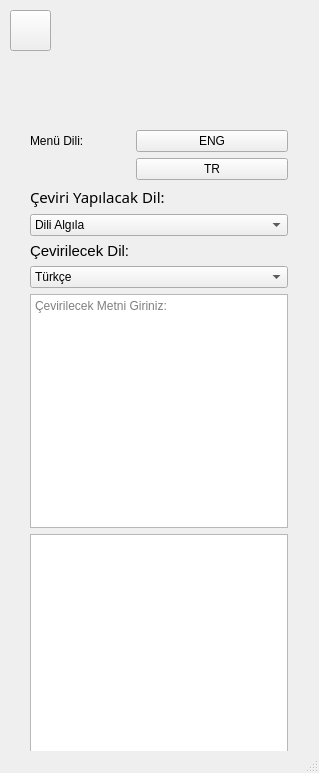
<?xml version="1.0" encoding="UTF-8"?>
<ui version="4.0">
 <class>MainWindow</class>
 <widget class="QMainWindow" name="MainWindow">
  <property name="geometry">
   <rect>
    <x>0</x>
    <y>0</y>
    <width>319</width>
    <height>773</height>
   </rect>
  </property>
  <property name="minimumSize">
   <size>
    <width>319</width>
    <height>773</height>
   </size>
  </property>
  <property name="maximumSize">
   <size>
    <width>319</width>
    <height>773</height>
   </size>
  </property>
  <property name="windowTitle">
   <string>T-Widget</string>
  </property>
  <property name="windowIcon">
   <iconset resource="icons.qrc">
    <normaloff>:/icons/1jojVVCOMkX9Wyrexe4hGe...png</normaloff>:/icons/1jojVVCOMkX9Wyrexe4hGe...png</iconset>
  </property>
  <widget class="QWidget" name="centralwidget">
   <widget class="QLabel" name="label_logo">
    <property name="geometry">
     <rect>
      <x>60</x>
      <y>10</y>
      <width>256</width>
      <height>114</height>
     </rect>
    </property>
    <property name="text">
     <string/>
    </property>
    <property name="pixmap">
     <pixmap resource="icons.qrc">:/icons/1jojVVCOMkX9Wyrexe4hGfNk5HZEAa3AiR1TN9NmkdAhlkSYpgfts8OtdERBpAQGghIOc8I0iCF6VJZE0kU7tmLSfMhOWg.png</pixmap>
    </property>
   </widget>
   <widget class="QWidget" name="layoutWidget">
    <property name="geometry">
     <rect>
      <x>30</x>
      <y>130</y>
      <width>258</width>
      <height>666</height>
     </rect>
    </property>
    <layout class="QFormLayout" name="formLayout">
     <item row="0" column="0">
      <widget class="QLabel" name="label_menu">
       <property name="text">
        <string>Menü Dili:</string>
       </property>
      </widget>
     </item>
     <item row="0" column="1">
      <widget class="QPushButton" name="pushButton_english">
       <property name="text">
        <string>ENG</string>
       </property>
      </widget>
     </item>
     <item row="1" column="1">
      <widget class="QPushButton" name="pushButton_turkish">
       <property name="text">
        <string>TR</string>
       </property>
      </widget>
     </item>
     <item row="2" column="0" colspan="2">
      <widget class="QLabel" name="label_languageFrom">
       <property name="font">
        <font>
         <family>-apple-system,.SF NS Text,Helvetica Neue,Lucida Grande</family>
         <pointsize>11</pointsize>
        </font>
       </property>
       <property name="text">
        <string>Çeviri Yapılacak Dil:</string>
       </property>
      </widget>
     </item>
     <item row="3" column="0" colspan="2">
      <widget class="QComboBox" name="comboBox_languageFrom">
       <property name="currentIndex">
        <number>0</number>
       </property>
       <property name="maxVisibleItems">
        <number>8</number>
       </property>
       <item>
        <property name="text">
         <string>Dili Algıla</string>
        </property>
       </item>
       <item>
        <property name="text">
         <string>Almanca</string>
        </property>
       </item>
       <item>
        <property name="text">
         <string>Arapça</string>
        </property>
       </item>
       <item>
        <property name="text">
         <string>Bulgarca</string>
        </property>
       </item>
       <item>
        <property name="text">
         <string>Fransızca</string>
        </property>
       </item>
       <item>
        <property name="text">
         <string>İngilizce</string>
        </property>
       </item>
       <item>
        <property name="text">
         <string>İspanyolca</string>
        </property>
       </item>
       <item>
        <property name="text">
         <string>İtalyanca</string>
        </property>
       </item>
       <item>
        <property name="text">
         <string>Japonca</string>
        </property>
       </item>
       <item>
        <property name="text">
         <string>Portekizce</string>
        </property>
       </item>
       <item>
        <property name="text">
         <string>Rusça</string>
        </property>
       </item>
       <item>
        <property name="text">
         <string>Türkçe</string>
        </property>
       </item>
       <item>
        <property name="text">
         <string>Yunanca</string>
        </property>
       </item>
      </widget>
     </item>
     <item row="4" column="0">
      <widget class="QLabel" name="label_languageTo">
       <property name="font">
        <font>
         <pointsize>11</pointsize>
        </font>
       </property>
       <property name="text">
        <string>Çevirilecek Dil:</string>
       </property>
      </widget>
     </item>
     <item row="5" column="0" colspan="2">
      <widget class="QComboBox" name="comboBox_languageTo">
       <property name="currentIndex">
        <number>10</number>
       </property>
       <property name="maxVisibleItems">
        <number>8</number>
       </property>
       <item>
        <property name="text">
         <string>Almanca</string>
        </property>
       </item>
       <item>
        <property name="text">
         <string>Arapça</string>
        </property>
       </item>
       <item>
        <property name="text">
         <string>Bulgarca</string>
        </property>
       </item>
       <item>
        <property name="text">
         <string>Fransızca</string>
        </property>
       </item>
       <item>
        <property name="text">
         <string>İngilizce</string>
        </property>
       </item>
       <item>
        <property name="text">
         <string>İspanyolca</string>
        </property>
       </item>
       <item>
        <property name="text">
         <string>İtalyanca</string>
        </property>
       </item>
       <item>
        <property name="text">
         <string>Japonca</string>
        </property>
       </item>
       <item>
        <property name="text">
         <string>Portekizce</string>
        </property>
       </item>
       <item>
        <property name="text">
         <string>Rusça</string>
        </property>
       </item>
       <item>
        <property name="text">
         <string>Türkçe</string>
        </property>
       </item>
       <item>
        <property name="text">
         <string>Yunanca</string>
        </property>
       </item>
      </widget>
     </item>
     <item row="6" column="0" colspan="2">
      <widget class="QTextEdit" name="textEdit_text">
       <property name="placeholderText">
        <string>Çevirilecek Metni Giriniz:</string>
       </property>
      </widget>
     </item>
     <item row="8" column="0" colspan="2">
      <widget class="QTextEdit" name="textEdit_translated"/>
     </item>
     <item row="9" column="0" colspan="2">
      <widget class="QPushButton" name="pushButton_transtlate">
       <property name="text">
        <string>Çevir</string>
       </property>
      </widget>
     </item>
    </layout>
    <zorder>textEdit_translated</zorder>
    <zorder>label_menu</zorder>
    <zorder>pushButton_english</zorder>
    <zorder>pushButton_turkish</zorder>
    <zorder>label_languageFrom</zorder>
    <zorder>comboBox_languageFrom</zorder>
    <zorder>label_languageTo</zorder>
    <zorder>comboBox_languageTo</zorder>
    <zorder>textEdit_text</zorder>
    <zorder>pushButton_transtlate</zorder>
   </widget>
   <widget class="QPushButton" name="pushButton_darkmode">
    <property name="geometry">
     <rect>
      <x>10</x>
      <y>10</y>
      <width>41</width>
      <height>41</height>
     </rect>
    </property>
    <property name="text">
     <string/>
    </property>
    <property name="icon">
     <iconset>
      <normaloff>../day-and-night.png</normaloff>../day-and-night.png</iconset>
    </property>
   </widget>
  </widget>
  <widget class="QStatusBar" name="statusbar"/>
  <action name="actionEng">
   <property name="text">
    <string>Eng</string>
   </property>
  </action>
 </widget>
 <resources>
  <include location="icons.qrc"/>
 </resources>
 <connections>
  <connection>
   <sender>pushButton_english</sender>
   <signal>clicked()</signal>
   <receiver>label_menu</receiver>
   <slot>clear()</slot>
   <hints>
    <hint type="sourcelabel">
     <x>193</x>
     <y>143</y>
    </hint>
    <hint type="destinationlabel">
     <x>69</x>
     <y>141</y>
    </hint>
   </hints>
  </connection>
 </connections>
</ui>
